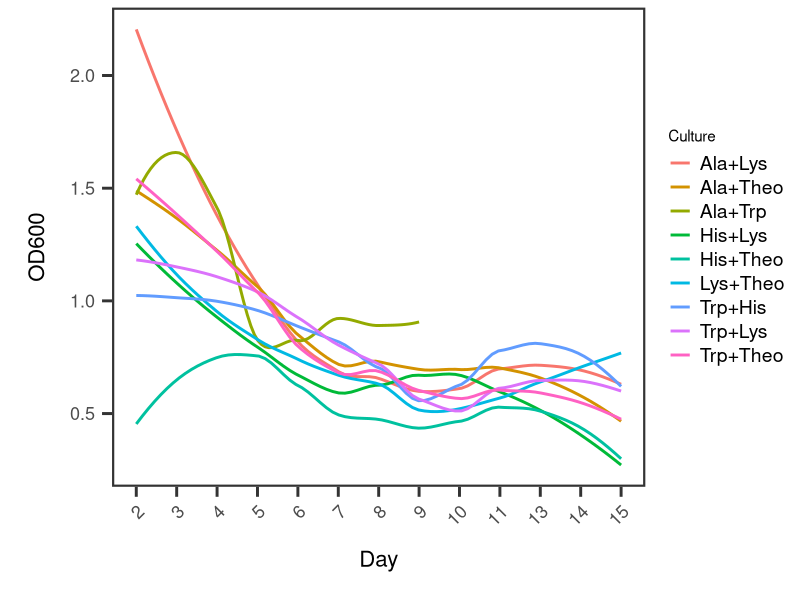
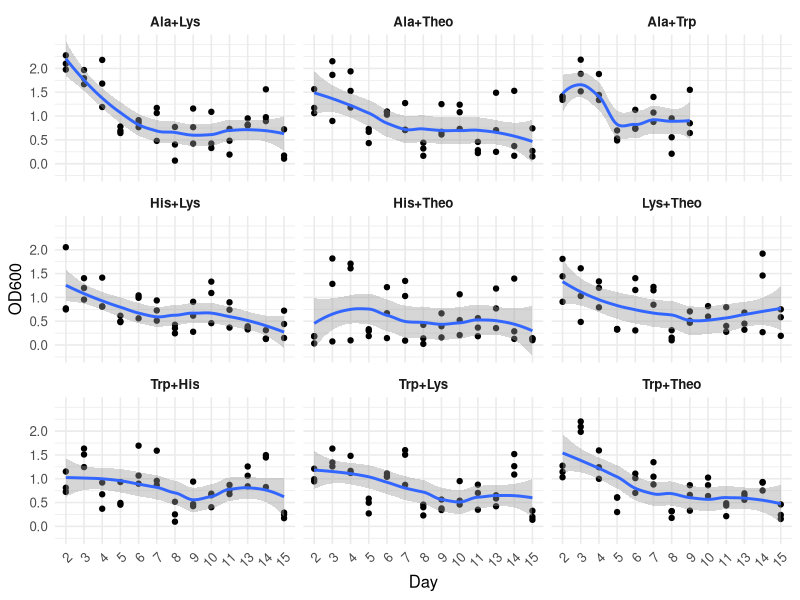
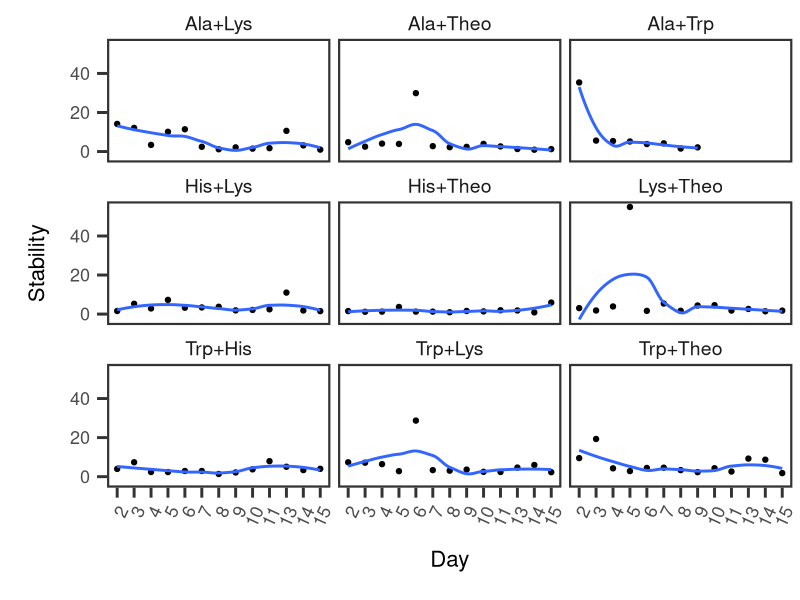
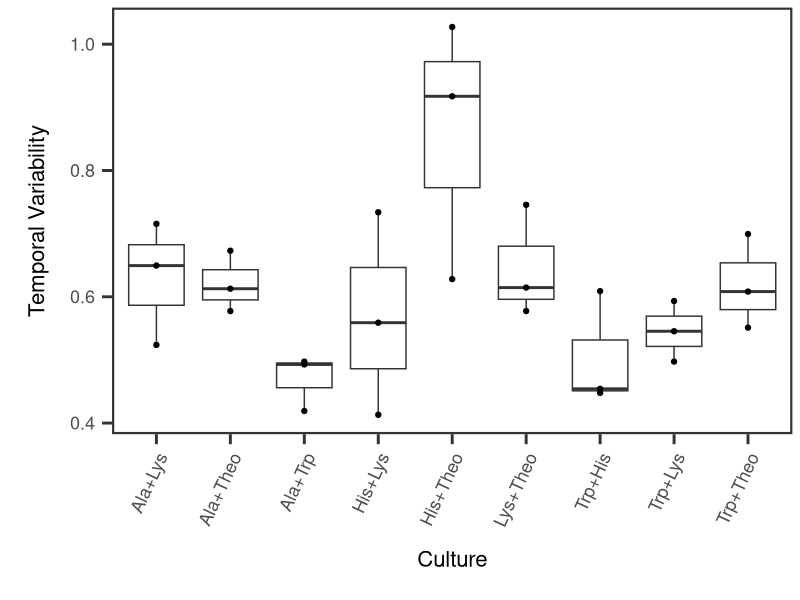
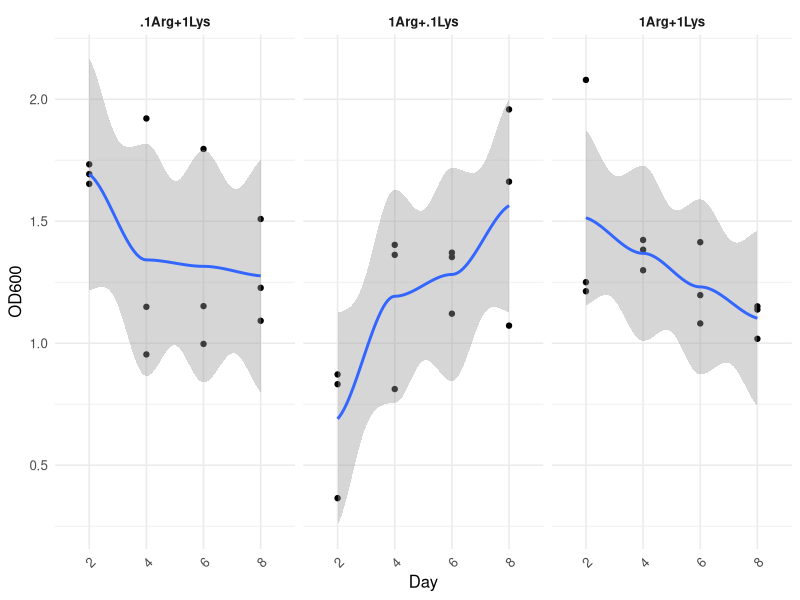
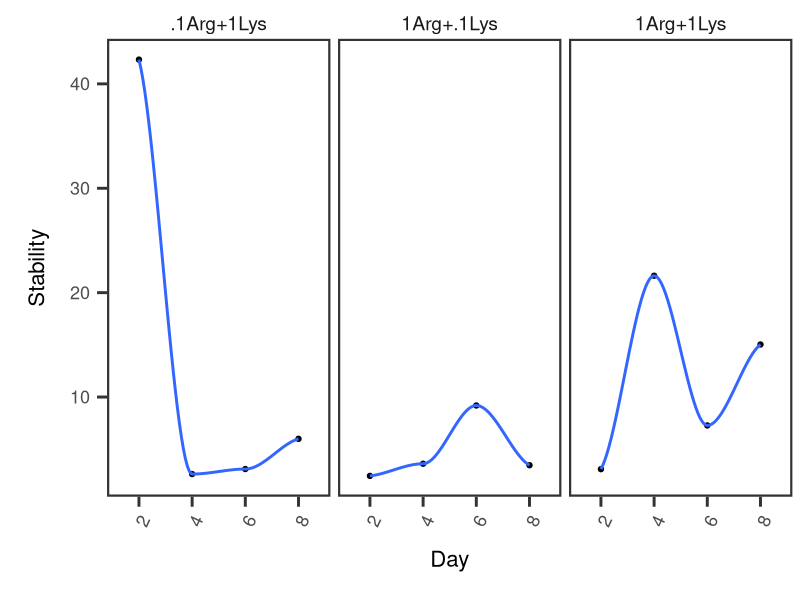

R code for these plots, in order:
## ---- chunk 1
library(tidyr)
library(ggplot2)
library(stringr)
library(dplyr)
library(tidyverse)
library(ggpubr)
library(readxl)
library(flextable)

theme_set(theme_classic() +
  theme(axis.title = element_text(size = 16),
        axis.title.x = element_text(margin = margin(t = 15, b = 15)),
        axis.title.y = element_text(margin = margin(l = 15, r = 15)),
        axis.text = element_text(size = 13),
        axis.text.x = element_text(margin = margin(t = 5)),
        axis.text.y = element_text(margin = margin(r = 5)),
        #axis.line.x = element_line(linewidth = 1),
        #axis.line.y = element_line(linewidth = 1),
        axis.line.x = element_blank(),
        axis.line.y = element_blank(),
        axis.ticks.x = element_line(linewidth = 1),
        axis.ticks.y = element_line(linewidth = 1),
        axis.ticks.length = unit(.1, "in"),
        panel.border = element_rect(color = "grey20", fill = NA, linewidth = 1.5),
        legend.text = element_text(size = 14),
        strip.text = element_text(size = 14),
        strip.background = element_blank()
        ))
## ---- chunk 2
setwd("C:/Users/ajl21/github/division.labor/prelim_coexistence/")

AL <-  read_excel("20260710_1137_Kost_prelimco.xlsx", sheet = "AL")
AH <- read_excel("20260710_1137_Kost_prelimco.xlsx", sheet = "AH")
HTH <-  read_excel("20260710_1137_Kost_prelimco.xlsx", sheet = "HTH")
TTH <- read_excel("20260710_1137_Kost_prelimco.xlsx", sheet = "TTH")
TrL <-  read_excel("20260710_1137_Kost_prelimco.xlsx", sheet = "TrL")
TrH <-  read_excel("20260710_1137_Kost_prelimco.xlsx", sheet = "TrH")
ATh <-  read_excel("20260710_1137_Kost_prelimco.xlsx", sheet = "ATh")
ATr <-  read_excel("20260710_1137_Kost_prelimco.xlsx", sheet = "ATr")
LTH <-  read_excel("20260710_1137_Kost_prelimco.xlsx", sheet = "LTh")
HL <- read_excel("20260710_1137_Kost_prelimco.xlsx", sheet = "HL")

long <- function(data, culture) {
  data |>
    pivot_longer(
      cols = everything(),
      names_to = "Day",
      values_to = "OD"
    ) |>
    dplyr::mutate(Culture = culture)
}

AH.L <- long(AH, "Ala+His")
AL.L <- long(AL, "Ala+Lys")
HTH.L <- long(HTH,"His+Theo")
TTH.L <- long(TTH,"Trp+Theo")
TrL.L <- long(TrL,"Trp+Lys")
TrH.L <- long(TrH,"Trp+His")
ATh.L <- long(ATh,"Ala+Theo")
ATr.L <- long(ATr,"Ala+Trp")
LTH.L <- long(LTH,"Lys+Theo")
HL.L  <- long(HL,"His+Lys")

combined<- rbind(AL.L,HTH.L,TTH.L,TrL.L,TrH.L,ATh.L,ATr.L,LTH.L,HL.L)
combined$Day <- factor(combined$Day,
                 levels = c("2", "3", "4", "5", "6", "7", "8", "9",
                            "10", "11", "13", "14", "15"))

combined <- combined %>%
  group_by(Culture) %>%
  mutate(Replicate = rep(1:3, each = n() / 3)) %>%
  ungroup()

combined<-na.omit(combined)

ggplot(combined, aes(x=Day, y=OD, group=Culture, color= Culture)) + geom_smooth(se=FALSE)+labs(color = "Culture", y = "OD600", x= "Day")+ theme(axis.text.x = element_text(angle = 45, vjust = 1, hjust = 1)) + scale_y_continuous(breaks = seq(0, 6, by = .5))


ggplot(combined, aes(x = Day, y = OD, group = Culture)) +geom_point()+
  geom_smooth() +
  facet_wrap(~ Culture, ncol = 3) +
  labs(x = "Day", y = "OD600", color = "Culture") +
  scale_y_continuous(breaks = seq(0, 2, by = 0.5)) +
  theme_minimal(base_size = 12) +
  theme(
    axis.text.x = element_text(angle = 45, vjust = 1, hjust = 1),
    strip.text = element_text(face = "bold"),
    legend.position = "bottom"
  )
#+theme(panel.grid.major.y = element_blank(), panel.grid.minor.y = element_blank())


## ---- chunk 3
# inverse of coefficient of var mean/SD
coefvar.in <- combined %>%
  group_by(Culture, Day) %>%
  summarise(
    Mean = mean(OD, na.rm = TRUE),
    SD = sd(OD, na.rm = TRUE),
    .groups = "drop"
  ) %>%
  mutate(CV = Mean / SD)

# coefvar <- combined %>%
#   group_by(Culture, Day) %>%
#   summarise(
#     Mean = mean(OD, na.rm = TRUE),
#     SD = sd(OD, na.rm = TRUE),
#     .groups = "drop"
#   ) %>%
#   mutate(CV = SD/Mean)

ggplot(coefvar.in, aes(x=Day, y=CV, group = Culture)) +geom_point()+ geom_smooth(se=FALSE)+labs(y= "Stability")+ theme(axis.text.x = element_text(angle = 65, vjust = 1, hjust = 1)) +facet_wrap(~ Culture, ncol = 3)

#ggplot(coefvar, aes(x=Day, y=CV, group = Culture)) +geom_point()+ geom_smooth(se=FALSE)+labs(y= "Temporal Variability", color = "Type")+ theme(axis.text.x = element_text(angle = 65, vjust = 1, hjust = 1)) +facet_wrap(~ Culture, ncol = 3)

## ---- chunk 4
daily.means <- combined %>%
  group_by(Culture, Day, Replicate) %>%
  summarise(
    Mean.OD = mean(OD, na.rm = TRUE),
    .groups = "drop"
  )


temporal.stability <- daily.means %>%
  group_by(Culture, Replicate) %>%
  summarise(
    Mean = mean(Mean.OD),
    SD = sd(Mean.OD),
    #Stability = Mean / SD,
    Temporal.Variability = SD / Mean,
    .groups = "drop")



temp.table<-temporal.stability %>%
  flextable() %>%
  colformat_double(digits = 3) %>%
  set_header_labels(
    Mean = "Mean OD",
    #Stability = "Stability (Mean/SD)",
    Temporal.Variability = "Temporal Variability",
    Replicate = "Replicate"
  ) %>%
  autofit()


#print(temp.table, preview = "html", align = "center")


ggplot(temporal.stability, aes(x=Culture, y=Temporal.Variability, group = Culture)) +geom_boxplot()+ geom_point()+ labs(y= "Temporal Variability", color = "Type")+ theme(axis.text.x = element_text(angle = 65, vjust = 1, hjust = 1))


## ---- chunk 5
setwd("C:/Users/ajl21/github/division.labor/prelim_coexistence/")
A.1L1 <-  read_excel("20260720_1708_Kost_prelimco_ind.xlsx", sheet = ".1A1L")
A1L.1 <-  read_excel("20260720_1708_Kost_prelimco_ind.xlsx", sheet = "1A.1L")
AL <-  read_excel("20260720_1708_Kost_prelimco_ind.xlsx", sheet = "AL")
long <- function(data, culture) {
  data |>
    pivot_longer(
      cols = everything(),
      names_to = "Day",
      values_to = "OD"
    ) |>
    dplyr::mutate(Culture = culture)
}
A.1L1 <-  long(A.1L1, ".1Arg+1Lys")
A1L.1 <-  long(A1L.1, "1Arg+.1Lys")
AL <- long(AL, "1Arg+1Lys")

combined<- rbind(A.1L1,A1L.1,AL)
combined$Day <- factor(combined$Day,
                 levels = c("2", "4", "6",  "8"))
combined <- combined %>%
  group_by(Culture) %>%
  mutate(Replicate = rep(1:3, each = n() / 3)) %>%
  ungroup()


ggplot(combined, aes(x = Day, y = OD, group = Culture)) +geom_point()+
  geom_smooth() +
  facet_wrap(~ Culture, ncol = 3) +
  labs(x = "Day", y = "OD600", color = "Culture") +
  scale_y_continuous(breaks = seq(0, 2, by = 0.5)) +
  theme_minimal(base_size = 12) +
  theme(
    axis.text.x = element_text(angle = 45, vjust = 1, hjust = 1),
    strip.text = element_text(face = "bold"),
    legend.position = "bottom"
  )


#Stability
coefvar.in <- combined %>%
  group_by(Culture, Day) %>%
  summarise(
    Mean = mean(OD, na.rm = TRUE),
    SD = sd(OD, na.rm = TRUE),
    .groups = "drop"
  ) %>%
  mutate(CV = Mean / SD)


ggplot(coefvar.in, aes(x=Day, y=CV, group = Culture)) +geom_point()+ geom_smooth(se=FALSE)+labs(y= "Stability")+ theme(axis.text.x = element_text(angle = 65, vjust = 1, hjust = 1)) +facet_wrap(~ Culture, ncol = 3)


#Temporal Variability
daily.means <- combined %>%
  group_by(Culture, Day, Replicate) %>%
  summarise(
    Mean.OD = mean(OD, na.rm = TRUE),
    .groups = "drop"
  )


temporal.stability <- daily.means %>%
  group_by(Culture, Replicate) %>%
  summarise(
    Mean = mean(Mean.OD),
    SD = sd(Mean.OD),
    #Stability = Mean / SD,
    Temporal.Variability = SD / Mean,
    .groups = "drop")



temp.table<-temporal.stability %>%
  flextable() %>%
  colformat_double(digits = 3) %>%
  set_header_labels(
    Mean = "Mean OD",
    #Stability = "Stability (Mean/SD)",
    Temporal.Variability = "Temporal Variability",
    Replicate = "Replicate"
  ) %>%
  autofit()


# ggplot(temporal.stability, aes(x=Culture, y=Temporal.Variability, group = Culture)) +geom_boxplot()+ geom_point()+ labs(y= "Temporal Variability", color = "Type")+ theme(axis.text.x = element_text(angle = 65, vjust = 1, hjust = 1))
